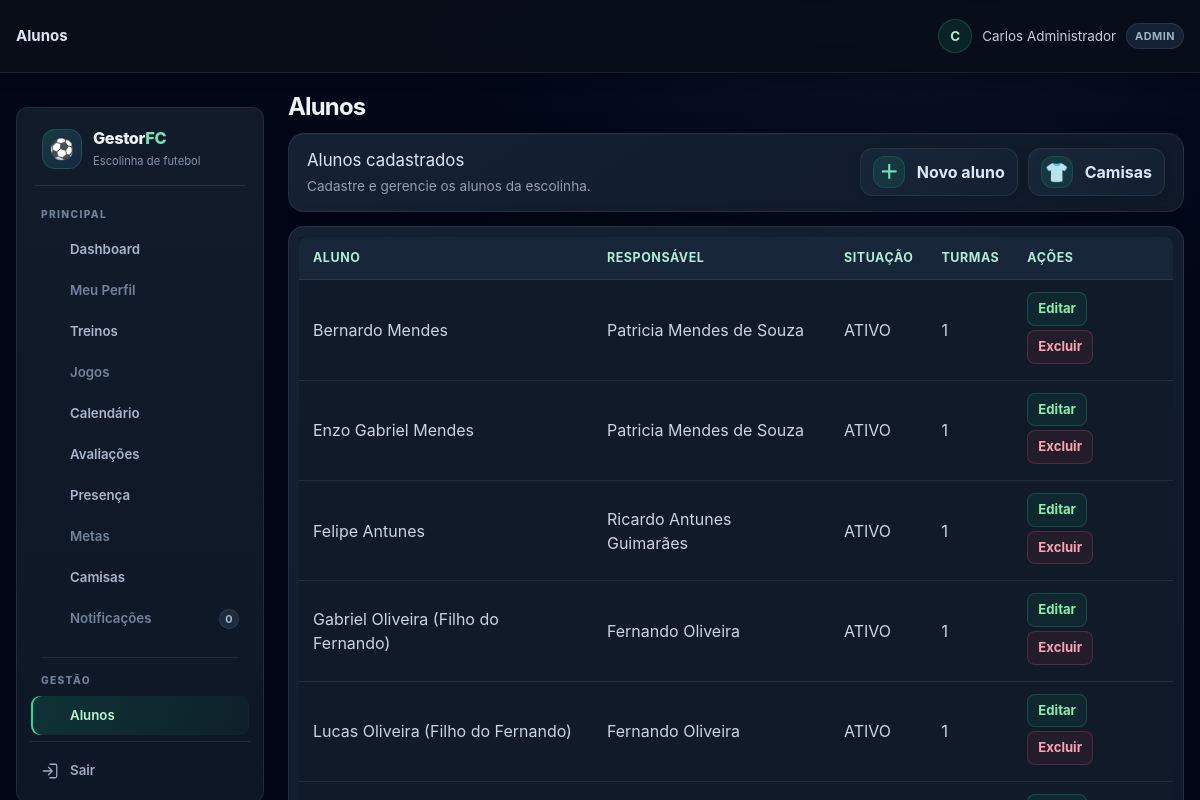
/alunos.php (signed in), run on the app's committed database.
### tables this page shows
CREATE TABLE TB_ALUNO (
    COD_ALUNO INT AUTO_INCREMENT PRIMARY KEY,
    COD_ESCOLINHA INT NOT NULL,
    COD_RESPONSAVEL INT NOT NULL,
    NOME VARCHAR(100) NOT NULL,
    DATA_NASCIMENTO DATE NOT NULL,
    POSICAO VARCHAR(30) DEFAULT 'Meio-Campo',
    NUMERO_CAMISA INT NULL,
    STATUS ENUM('ATIVO', 'INATIVO', 'PENDENTE') DEFAULT 'ATIVO',
    DATA_MATRICULA DATE DEFAULT (CURRENT_DATE),
    OBSERVACOES_MEDICAS TEXT NULL,
    CRIADO_EM TIMESTAMP DEFAULT CURRENT_TIMESTAMP,
    FOREIGN KEY (COD_ESCOLINHA) REFERENCES TB_ESCOLINHA(COD_ESCOLINHA) ON DELETE CASCADE,
    FOREIGN KEY (COD_RESPONSAVEL) REFERENCES TB_RESPONSAVEL(COD_RESPONSAVEL) ON DELETE RESTRICT
);

CREATE TABLE TB_RESPONSAVEL (
    COD_RESPONSAVEL INT AUTO_INCREMENT PRIMARY KEY,
    COD_ESCOLINHA INT NOT NULL,
    COD_USUARIO INT NULL,
    NOME VARCHAR(100) NOT NULL,
    CPF VARCHAR(14) NOT NULL,
    TELEFONE VARCHAR(20),
    EMAIL VARCHAR(100),
    ENDERECO VARCHAR(255),
    CRIADO_EM TIMESTAMP DEFAULT CURRENT_TIMESTAMP,
    FOREIGN KEY (COD_ESCOLINHA) REFERENCES TB_ESCOLINHA(COD_ESCOLINHA) ON DELETE CASCADE,
    FOREIGN KEY (COD_USUARIO) REFERENCES TB_USUARIO(COD_USUARIO) ON DELETE SET NULL,
    UNIQUE (COD_ESCOLINHA, CPF)
);

### includes/helpers.php (called while the page is built, shortened)
<?php
function e($value) {
    return htmlspecialchars((string) $value, ENT_QUOTES, 'UTF-8');
}
function hasRole($roles) {
    return in_array($_SESSION['user_role'] ?? '', $roles, true);
}

### alunos.php (the view, shortened to what this page needs)
<?php
require_once __DIR__ . '/includes/layout.php';
$db = getDB();
$escolinha = currentEscolinhaId();
$edit = null;
$responsaveis = $db->prepare('SELECT COD_RESPONSAVEL, NOME FROM TB_RESPONSAVEL WHERE COD_ESCOLINHA = ? ORDER BY NOME');
$responsaveis->execute([$escolinha]);
$responsaveis = $responsaveis->fetchAll();
$lista = $db->prepare('SELECT a.*, r.NOME AS RESPONSAVEL, COUNT(m.COD_MATRICULA) AS TURMAS_ATIVAS FROM TB_ALUNO a JOIN TB_RESPONSAVEL r ON r.COD_RESPONSAVEL = a.COD_RESPONSAVEL LEFT JOIN TB_MATRICULA m ON m.COD_ALUNO = a.COD_ALUNO AND m.STATUS = "ATIVA" WHERE a.COD_ESCOLINHA = ? GROUP BY a.COD_ALUNO ORDER BY a.NOME');
$lista->execute([$escolinha]);
$lista = $lista->fetchAll();
pageStart('Alunos');
$value = function ($field, $default = '') use ($edit) { return e($edit[$field] ?? $default); };
?>
<?php if (isset($_GET['mini'])): ?>
<section>
    <h2><?= $edit ? 'Editar aluno' : 'Novo aluno' ?></h2>
    <?php if (!$responsaveis): ?><p>Cadastre um responsável antes de cadastrar um aluno.</p><?php else: ?>
    <form method="post">
        <input type="hidden" name="csrf_token" value="<?= e(csrfToken()) ?>">
        <input type="hidden" name="action" value="<?= $edit ? 'update' : 'create' ?>">
        <?php if ($edit): ?><input type="hidden" name="id" value="<?= (int) $edit['COD_ALUNO'] ?>"><?php endif; ?>
        <label>Nome completo<input required name="nome" value="<?= $value('NOME') ?>"></label>
        <label>Data de nascimento<input required type="date" name="data_nascimento" value="<?= $value('DATA_NASCIMENTO') ?>"></label>
        <label>Responsável<select required name="cod_responsavel"><option value="">Selecione</option><?php foreach ($responsaveis as $r): ?><option value="<?= (int) $r['COD_RESPONSAVEL'] ?>" <?= ($edit['COD_RESPONSAVEL'] ?? '') == $r['COD_RESPONSAVEL'] ? 'selected' : '' ?>><?= e($r['NOME']) ?></option><?php endforeach; ?></select></label>
        <label>Posição<input name="posicao" value="<?= $value('POSICAO', 'Meio-Campo') ?>"></label>
        <label>Situação<select name="status"><?php foreach (['ATIVO', 'INATIVO', 'PENDENTE'] as $status): ?><option <?= ($edit['STATUS'] ?? 'ATIVO') === $status ? 'selected' : '' ?>><?= $status ?></option><?php endforeach; ?></select></label>
        <label>Observações médicas<textarea name="observacoes_medicas"><?= $value('OBSERVACOES_MEDICAS') ?></textarea></label>
        <div><?php actionButton($edit ? 'Salvar alterações' : 'Cadastrar aluno'); ?><?php if ($edit): ?><a href="alunos.php">Cancelar</a><?php endif; ?></div>
    </form>
    <?php endif; ?>
</section>
<?php else: ?>
<div class="alunos-acoes">
    <div><h2>Alunos cadastrados</h2><p>Cadastre e gerencie os alunos da escolinha.</p></div>
    <div class="alunos-botoes">
        <button type="button" class="acao-rapida" data-url="alunos.php?mini=1" data-titulo="Novo aluno"><span>＋</span>Novo aluno</button>
        <button type="button" class="acao-rapida" data-url="camisas.php?mini=1" data-titulo="Camisas dos alunos"><span>👕</span>Camisas</button>
    </div>
</div>
<section class="lista-alunos"><div class="tabela-alunos"><table><thead><tr><th>Aluno</th><th>Responsável</th><th>Situação</th><th>Turmas</th><th>Ações</th></tr></thead><tbody><?php foreach ($lista as $aluno): ?><tr><td><?= e($aluno['NOME']) ?></td><td><?= e($aluno['RESPONSAVEL']) ?></td><td><?= e($aluno['STATUS']) ?></td><td><?= (int) $aluno['TURMAS_ATIVAS'] ?></td><td><button type="button" class="acao-tabela" data-url="alunos.php?mini=1&amp;editar=<?= (int) $aluno['COD_ALUNO'] ?>" data-titulo="Editar aluno">Editar</button><form method="post" onsubmit="return confirm('Excluir este aluno? As matrículas e presenças relacionadas serão removidas.');"><input type="hidden" name="csrf_token" value="<?= e(csrfToken()) ?>"><input type="hidden" name="action" value="delete"><input type="hidden" name="id" value="<?= (int) $aluno['COD_ALUNO'] ?>"><button>Excluir</button></form></td></tr><?php endforeach; ?><?php if (!$lista): ?><tr><td colspan="5">Nenhum aluno cadastrado.</td></tr><?php endif; ?></tbody></table></div></section>
<?php endif; ?>
<?php pageEnd(); ?>

### includes/layout.php (shortened to what this page needs)
<?php
require_once __DIR__ . '/helpers.php';
function menuItem($url, $label, $icon, $roles, $activeUrls = [], $badge = null, $section = null) {
    if (!hasRole($roles)) {
        return;
    }
    $icons = [
        'dashboard' => '<rect x="3" y="3" width="8" height="8" rx="1.5"/><rect x="13" y="3" width="8" height="5" rx="1.5"/><rect x="13" y="10" width="8" height="11" rx="1.5"/><rect x="3" y="13" width="8" height="8" rx="1.5"/>',
        'profile' => '<circle cx="12" cy="8" r="3.5"/><path d="M5 20a7 7 0 0 1 14 0"/>',
        'training' => '<path d="M4 5h16v14H4z"/><path d="m10 9 5 3-5 3z"/>',
        'game' => '<path d="M7 7h10l3 10H4L7 7Z"/><path d="M9 11v4m-2-2h4m3-1h.01M16 14h.01"/>',
        'calendar' => '<rect x="3" y="5" width="18" height="16" rx="2"/><path d="M16 3v4M8 3v4M3 10h18"/>',
        'evaluation' => '<path d="M8 4h11v17H5V7z"/><path d="M8 4V3h7v1M8 11h7M8 15h7M8 18h4"/>',
        'growth' => '<path d="M4 19V5m0 14h17"/><path d="m7 15 4-4 3 2 6-7"/><path d="M16 6h4v4"/>',
        'presence' => '<path d="M20 7 10 17l-5-5"/><path d="M4 4h10"/>',
        'goal' => '<circle cx="12" cy="12" r="9"/><circle cx="12" cy="12" r="5"/><circle cx="12" cy="12" r="1"/>',
        'shirt' => '<path d="m8 4-5 3 2 5 3-1v9h8v-9l3 1 2-5-5-3a5 5 0 0 1-8 0Z"/>',
        'bell' => '<path d="M18 9a6 6 0 0 0-12 0c0 7-3 7-3 9h18c0-2-3-2-3-9M10 21h4"/>',
        'students' => '<path d="M16 21v-2a4 4 0 0 0-4-4H8a4 4 0 0 0-4 4v2"/><circle cx="10" cy="7" r="4"/><path d="M20 21v-2a4 4 0 0 0-3-3.87M16 3.13a4 4 0 0 1 0 7.75"/>',
        'users' => '<path d="M16 21v-2a4 4 0 0 0-4-4H8a4 4 0 0 0-4 4v2"/><circle cx="10" cy="7" r="4"/><path d="M20 8v6m3-3h-6"/>',
        'teams' => '<path d="m12 3 9 5-9 5-9-5 9-5Z"/><path d="m3 12 9 5 9-5M3 16l9 5 9-5"/>',
        'enrollments' => '<path d="M8 5h12M8 12h12M8 19h12M3 5h.01M3 12h.01M3 19h.01"/>',
        'settings' => '<circle cx="12" cy="12" r="3"/><path d="m19.4 15 .1.1 1.4 1.1-1.4 2.4-1.7-.6a8 8 0 0 1-1.5.9l-.3 1.8h-2.8l-.3-1.8a8 8 0 0 1-1.5-.9l-1.7.6-1.4-2.4 1.4-1.1a7 7 0 0 1 0-1.8l-1.4-1.1 1.4-2.4 1.7.6a8 8 0 0 1 1.5-.9l.3-1.8h2.8l.3 1.8a8 8 0 0 1 1.5.9l1.7-.6 1.4 2.4-1.4 1.1a7 7 0 0 1 0 1.8Z"/>',
        'logout' => '<path d="M10 17l5-5-5-5M15 12H3"/><path d="M12 3h7a2 2 0 0 1 2 2v14a2 2 0 0 1-2 2h-7"/>'
    ];
    $arquivo = basename($_SERVER['PHP_SELF']);
    $caminhoUrl = basename((string) parse_url($url, PHP_URL_PATH));
    $secaoAtual = $_GET['secao'] ?? null;
    $ativo = ($arquivo === $caminhoUrl && $secaoAtual === $section) || in_array($arquivo, $activeUrls, true);
    $classes = 'link-menu' . ($ativo ? ' ativo' : '');
    $ariaAtual = $ativo ? ' aria-current="page"' : '';
    $svg = '<svg class="icone-menu" viewBox="0 0 24 24" fill="none" stroke="currentColor" stroke-width="1.7" stroke-linecap="round" stroke-linejoin="round" aria-hidden="true">' . ($icons[$icon] ?? '') . '</svg>';
    $badgeHtml = $badge === null ? '' : '<span class="badge-notificacoes" aria-label="' . (int) $badge . ' notificações">' . (int) $badge . '</span>';
    echo '<a class="' . $classes . '" href="' . e($url) . '"' . $ariaAtual . '>' . $svg . '<span class="texto-menu">' . e($label) . '</span>' . $badgeHtml . '</a>';
}
function menuIndisponivel($label, $icon, $badge = null) {
    $icons = [
        'profile' => '<circle cx="12" cy="8" r="3.5"/><path d="M5 20a7 7 0 0 1 14 0"/>',
        'game' => '<path d="M7 7h10l3 10H4L7 7Z"/><path d="M9 11v4m-2-2h4m3-1h.01M16 14h.01"/>',
        'calendar' => '<rect x="3" y="5" width="18" height="16" rx="2"/><path d="M16 3v4M8 3v4M3 10h18"/>',
        'evaluation' => '<path d="M8 4h11v17H5V7z"/><path d="M8 4V3h7v1M8 11h7M8 15h7M8 18h4"/>',
        'growth' => '<path d="M4 19V5m0 14h17"/><path d="m7 15 4-4 3 2 6-7"/><path d="M16 6h4v4"/>',
        'goal' => '<circle cx="12" cy="12" r="9"/><circle cx="12" cy="12" r="5"/><circle cx="12" cy="12" r="1"/>',
        'bell' => '<path d="M18 9a6 6 0 0 0-12 0c0 7-3 7-3 9h18c0-2-3-2-3-9M10 21h4"/>'
    ];
    $svg = '<svg class="icone-menu" viewBox="0 0 24 24" fill="none" stroke="currentColor" stroke-width="1.7" stroke-linecap="round" stroke-linejoin="round" aria-hidden="true">' . ($icons[$icon] ?? '') . '</svg>';
    $badgeHtml = $badge === null ? '' : '<span class="badge-notificacoes" aria-label="' . (int) $badge . ' notificações">' . (int) $badge . '</span>';
    echo '<span class="link-menu menu-indisponivel" aria-disabled="true" title="Recurso ainda não disponível">' . $svg . '<span class="texto-menu">' . e($label) . '</span>' . $badgeHtml . '</span>';
}
function pageStart($title) {
        ?>
        <?php
    $paginas = [
        'Alunos' => 'pagina-alunos',
        'Responsáveis' => 'pagina-recursos pagina-responsaveis',
        'Turmas' => 'pagina-recursos pagina-turmas',
        'Matrículas' => 'pagina-recursos pagina-matriculas',
        'Aulas e chamada' => 'pagina-recursos pagina-aulas',
        'Usuários' => 'pagina-recursos pagina-usuarios'
    ];
    $classePagina = isset($paginas[$title]) ? ' ' . $paginas[$title] : '';
    ?>
<!DOCTYPE html>
<html lang="pt-BR">
<head>
    <script src="https://cdn.tailwindcss.com"></script>
    <link rel="stylesheet" href="assets/css/style.css">
</head>
<body class="pagina-sistema<?= $classePagina ?> min-h-screen bg-slate-950 text-slate-100">
    <header class="cabecalho-sistema bg-slate-950 text-white shadow-lg">
        <div class="cabecalho-inner mx-auto flex w-full max-w-7xl items-center justify-between px-4 py-4">
            <span class="contexto-cabecalho"><?= e($title) ?></span>
            <p class="usuario-cabecalho"><span class="avatar-usuario" aria-hidden="true"><?= e(mb_strtoupper(mb_substr($_SESSION['username'], 0, 1, 'UTF-8'), 'UTF-8')) ?></span><span><?= e($_SESSION['username']) ?></span><span class="perfil-usuario"><?= e($_SESSION['user_role']) ?></span></p>
        </div>
    </header>
    <div class="estrutura-sistema mx-auto grid max-w-7xl gap-6 px-4 py-6 lg:grid-cols-[248px_minmax(0,1fr)]">
        <aside class="menu-lateral rounded-xl bg-slate-900 p-3 shadow-sm" id="menuLateral" aria-label="Navegação principal">
            <a class="marca-sidebar" href="index.php" aria-label="GestorFC, ir para o dashboard"><span class="logo-bola" aria-hidden="true">⚽</span><span><strong>Gestor<span>FC</span></strong><small>Escolinha de futebol</small></span></a>
            <nav class="navegacao-sidebar" aria-label="Menu principal">
                <p class="titulo-grupo-menu">PRINCIPAL</p>
                <?php menuItem('index.php', 'Dashboard', 'dashboard', ['ADMIN', 'SECRETARIA', 'PROFESSOR', 'RESPONSAVEL'], ['dashboard.php']); ?>
                <?php menuIndisponivel('Meu Perfil', 'profile'); ?>
                <?php menuIndisponivel('Notificações', 'bell', 0); ?>
                <?php if (hasRole(['ADMIN', 'SECRETARIA'])): ?>
                    <p class="titulo-grupo-menu grupo-gestao">GESTÃO</p>
                <?php endif; ?>
                <?php if (hasRole(['ADMIN', 'SECRETARIA'])): ?>
                    <?php menuItem('alunos.php', 'Alunos', 'students', ['ADMIN', 'SECRETARIA'], ['alunos.php']); ?>
                    <?php menuItem('responsaveis.php', 'Responsáveis', 'users', ['ADMIN', 'SECRETARIA'], ['responsaveis.php']); ?>
                    <?php menuItem('turmas.php', 'Turmas', 'teams', ['ADMIN', 'SECRETARIA'], ['turmas.php']); ?>
                    <?php menuItem('matriculas.php', 'Matrículas', 'enrollments', ['ADMIN', 'SECRETARIA'], ['matriculas.php']); ?>
                <?php endif; ?>
            </nav>
            <div class="rodape-sidebar"><a class="link-menu link-sair" href="logout.php"><svg class="icone-menu" viewBox="0 0 24 24" fill="none" stroke="currentColor" stroke-width="1.7" stroke-linecap="round" stroke-linejoin="round" aria-hidden="true"><path d="M10 17l5-5-5-5M15 12H3"/><path d="M12 3h7a2 2 0 0 1 2 2v14a2 2 0 0 1-2 2h-7"/></svg><span class="texto-menu">Sair</span></a></div>
        </aside>
        <main class="conteudo-sistema min-w-0">
            <h1 class="mb-6 text-2xl font-bold text-emerald-950"><?= e($title) ?></h1>
    <?php
}
function pageEnd() {
    echo '</main></div></body></html>';
}

### data on the page
tb_aluno: NOME "Bernardo Mendes", COD_RESPONSAVEL.NOME "Patricia Mendes de Souza", STATUS "ATIVO", TURMAS_ATIVAS "1"
tb_aluno: NOME "Enzo Gabriel Mendes", COD_RESPONSAVEL.NOME "Patricia Mendes de Souza", STATUS "ATIVO", TURMAS_ATIVAS "1"
tb_aluno: NOME "Felipe Antunes", COD_RESPONSAVEL.NOME "Ricardo Antunes Guimarães", STATUS "ATIVO", TURMAS_ATIVAS "1"
tb_aluno: NOME "Gabriel Oliveira (Filho do Fernando)", COD_RESPONSAVEL.NOME "Fernando Oliveira", STATUS "ATIVO", TURMAS_ATIVAS "1"
tb_aluno: NOME "Lucas Oliveira (Filho do Fernando)", COD_RESPONSAVEL.NOME "Fernando Oliveira", STATUS "ATIVO", TURMAS_ATIVAS "1"

### other printed values
$title "Alunos"
$_SESSION['username'] "Carlos Administrador"
$_SESSION['user_role'] "ADMIN"
$label "Dashboard Treinos Calendário Avaliações Presença Camisas Alunos"
$label "Meu Perfil Jogos Metas Notificações"
$badge "0"
